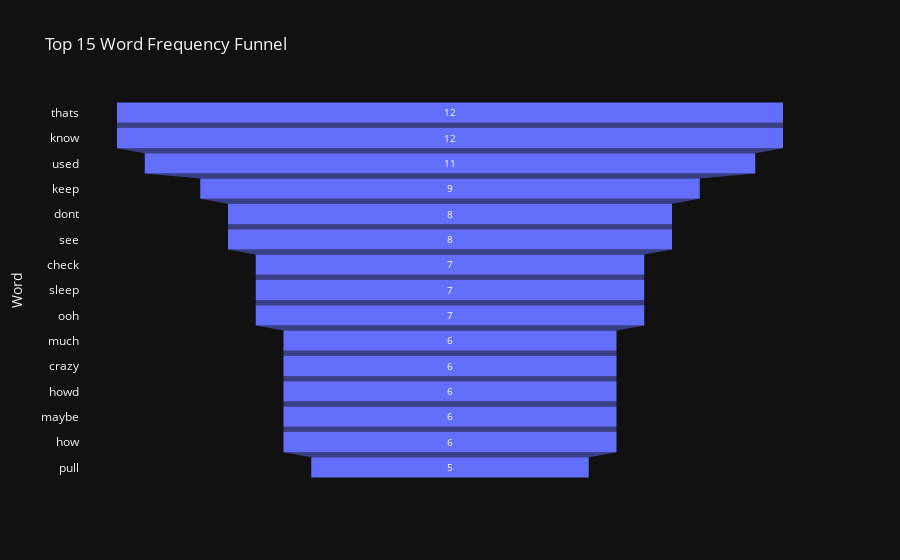

The code cell stored with this chart in its notebook:
### Markdown cell above
### Rawfear Funnel Chart

### Code cell
df_counts = pd.DataFrame(counts.most_common(15), columns=['Word', 'Count'])

fig = px.funnel(df_counts, x='Count', y='Word',
                title='Top 15 Word Frequency Funnel',
                color_discrete_sequence=['#636EFA'])
fig.show()

### Figure 1 — Plotly figure (JSON) as saved in the notebook; plotly's stock layout.template omitted (floating-point values rounded to 4 significant figures)
{"data": [{"hovertemplate": "Count=%{x}<br>Word=%{y}<extra></extra>", "legendgroup": "", "marker": {"color": "#636EFA"}, "name": "", "orientation": "h", "showlegend": false, "x": [12, 12, 11, 9, 8, 8, 7, 7, 7, 6, 6, 6, 6, 6, 5], "xaxis": "x", "y": ["thats", "know", "used", "keep", "dont", "see", "check", "sleep", "ooh", "much", "crazy", "howd", "maybe", "how", "pull"], "yaxis": "y", "type": "funnel"}], "layout": {"xaxis": {"anchor": "y", "domain": [0.0, 1.0], "title": {"text": "Count"}}, "yaxis": {"anchor": "x", "domain": [0.0, 1.0], "title": {"text": "Word"}}, "legend": {"tracegroupgap": 0}, "title": {"text": "Top 15 Word Frequency Funnel"}}}
